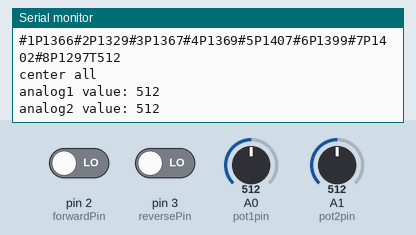
Simulated run of this sketch. Board: Arduino Mega 2560, built with avr-gcc and run on an emulated ATmega2560. Parts: the last lines printed to the serial monitor. The test bench sets the inputs (shaded band); at power-on: pin 2 (forwardPin) LOW, A0 (pot1pin) = 512, A1 (pot2pin) = 512, pin 3 (reversePin) LOW.

Above: at 4.2 s.
4.3 s: pin 2 (forwardPin) driven HIGH
5.9 s: A0 (pot1pin) set to 716
At 6.6 s:
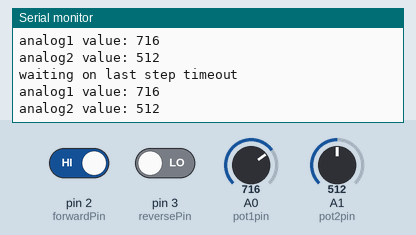
7.4 s: A1 (pot2pin) set to 716
At 8.4 s:
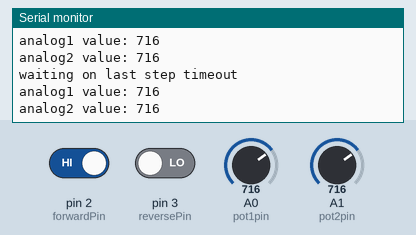
8.9 s: A0 (pot1pin) set to 900
Timing chart, 0 to 9.2 s (numbered marks = the images above; inputs shaded):
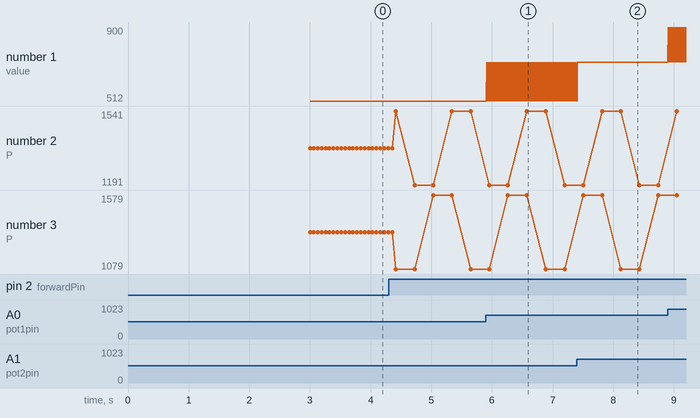

Measured:
- after the input at 5.9 s, the serial monitor: prints a new line at once (image 1)
- after the input at 7.4 s, the serial monitor: prints a new line at once (image 2)
- plotted number 2: 1366 → 1541 after the input at 4.3 s
- plotted number 3: 1329 → 1079 after the input at 4.3 s

The sketch:

SudoControlWalkerWithJoystick.ino
```cpp
/*
FORWARD DIRECTION, max speed ~180

//send 4 step movements
//forward walking, 4 steps
//                       elbo   leg    elbo   leg    elbo   leg    elbo   leg
SendServoCommandList("#1P1541#2P1579#3P1192#4P1119#5P1582#6P1149#7P1227#8P1547T250");//step 1
SendServoCommandList("#1P1541#2P1079#3P1192#4P1619#5P1582#6P1649#7P1227#8P1047T250");//step 2
SendServoCommandList("#1P1191#2P1079#3P1542#4P1619#5P1232#6P1649#7P1577#8P1047T250");//step 3
SendServoCommandList("#1P1191#2P1579#3P1542#4P1119#5P1232#6P1149#7P1577#8P1547T250");//step 4

0-1024 pot values
530-2340 max servo values

*/

int pot1pin = A0;  // analog pin used to connect the potentiometer
int pot2pin = A1;  // analog pin used to connect the potentiometer

int forwardPin = 2; //joystick pin for forward
int reversePin = 3; //joystick pin for reverse

//potentiometer values
int val;
int val2;

//legit centers
int centers[] = {1366,1329,1367,1369,1407,1399,1402,1297};

int vertical_sway = 200;
int horizontal_sway = 175;
int time_delay = 300;


boolean walkingForward = false;
boolean walkingReverse = false;
boolean changedDirection = false;


long lastStep;
int currentStep = 0;
String lastCommand;


int numberOfSteps = 4;
String steps[] = {"#1P1541#2P1579#3P1192#4P1119#5P1582#6P1149#7P1227#8P1547T250",
                  "#1P1541#2P1079#3P1192#4P1619#5P1582#6P1649#7P1227#8P1047T250",
                  "#1P1191#2P1079#3P1542#4P1619#5P1232#6P1649#7P1577#8P1047T250",
                  "#1P1191#2P1579#3P1542#4P1119#5P1232#6P1149#7P1577#8P1547T250"};


void setup() {
  pinMode(forwardPin, INPUT);
  pinMode(reversePin, INPUT);

  pinMode(pot1pin, INPUT);  // backbone servos controller
  pinMode(pot2pin, INPUT);  // leg servo controller

  Serial.begin(115200);// COM7 USB
  Serial1.begin(9600);// USC32 Servo Control Board

  Serial.println("MilliWalker with Joystick started");

  delay(3000);
}


// the loop routine runs over and over again forever:
void loop() {

  // reads the value of the potentiometer (value between 0 and 1023)
  val = analogRead(pot1pin);
  val2 = analogRead(pot2pin);

  // show analog values
  Serial.print("analog1 value: ");
  Serial.println(val);

  Serial.print("analog2 value: ");
  Serial.println(val2);


  //********WALKING************


  //get joystick values from pins
  walkingForward = digitalRead(forwardPin);
  walkingReverse = digitalRead(reversePin);

  if(walkingForward){

    //has it been at least 300 millis
    if((millis()-lastStep)>300){
        //walk forward
        incrementSteps();
        SendCommand(steps[currentStep]);
        Serial.println("step forward: ");
        Serial.println(currentStep);
        lastStep = millis();
    }else{
        //announce waiting
        Serial.println("waiting on last step timeout");
    }
  }else if(walkingReverse){
      if((millis()-lastStep)>300){
        //go in reverse direction
        decrementSteps();
        SendCommand(steps[currentStep]);
        Serial.println("step reverse: ");
        Serial.println(currentStep);
        lastStep = millis();
      }else{
        //announce waiting
        Serial.println("waiting on last step timeout");
      }
    }else if(!walkingReverse&&!walkingForward){
      //center all servos
      SendServoCommandList(centers[0],centers[1],centers[2],centers[3],centers[4],centers[5],centers[6],centers[7],val);
      Serial.println("center all");
    }
}


void incrementSteps(){
  if(currentStep<(numberOfSteps - 1)){
    currentStep++;
  }else{
    currentStep = 0;
  }
}

void decrementSteps(){
  if(currentStep>0){
    currentStep--;
  }else{
    currentStep = (numberOfSteps - 1);
  }
}

void SendCommand(String command){
  Serial1.println(command);
  Serial.println(command);
}

void SendCommandWithSpeed(String command, int moveSpeed){
  Serial1.print(command);
  Serial1.print("T");
  Serial1.println(moveSpeed);


  Serial.print(command);
  Serial.print("T");
  Serial.println(moveSpeed);
}

void SendServoCommandList(int servo0,int servo1,int servo2,int servo3,int servo4,int servo5,int servo6,int servo7,int time_delay){

  //send to USC32 servo
  Serial1.print("#1P");
  Serial1.print(servo0);
  Serial1.print("#2P");
  Serial1.print(servo1);
  Serial1.print("#3P");
  Serial1.print(servo2);
  Serial1.print("#4P");
  Serial1.print(servo3);
  Serial1.print("#5P");
  Serial1.print(servo4);
  Serial1.print("#6P");
  Serial1.print(servo5);
  Serial1.print("#7P");
  Serial1.print(servo6);
  Serial1.print("#8P");
  Serial1.print(servo7);
  Serial1.print("T");
  Serial1.println(time_delay);

  //output to USB
  Serial.print("#1P");
  Serial.print(servo0);
  Serial.print("#2P");
  Serial.print(servo1);
  Serial.print("#3P");
  Serial.print(servo2);
  Serial.print("#4P");
  Serial.print(servo3);
  Serial.print("#5P");
  Serial.print(servo4);
  Serial.print("#6P");
  Serial.print(servo5);
  Serial.print("#7P");
  Serial.print(servo6);
  Serial.print("#8P");
  Serial.print(servo7);
  Serial.print("T");
  Serial.println(time_delay);

  //delay(time_delay);
}


void SendServoCommand(int pot_angle, int pot_angle2, int time_delay){
  //first segment responding to potentiometers
  int servo0 = map(pot_angle, 0, 1023, centers[0] + horizontal_sway, centers[0] - horizontal_sway); //horizontal_angle
  int servo1 = map(pot_angle2,0, 1023, centers[1] + vertical_sway, centers[1] - vertical_sway); //vertical_angle


  int servo2 = map(pot_angle, 0, 1023, centers[2] - horizontal_sway, centers[2] + horizontal_sway); //reverse_horizontal_angle
  int servo3 = map(pot_angle2,0, 1023, centers[3] - vertical_sway, centers[3] + vertical_sway); //reverse_vertical_angle

  int servo4 = map(pot_angle, 0, 1023, centers[4] + horizontal_sway, centers[4] - horizontal_sway); //horizontal_angle
  int servo5 = map(pot_angle2,0, 1023, centers[5] + vertical_sway, centers[5] - vertical_sway); //vertical_angle

  int servo6 = map(pot_angle, 0, 1023, centers[6] - horizontal_sway, centers[6] + horizontal_sway); //reverse_horizontal_angle
  int servo7 = map(pot_angle2,0, 1023, centers[7] - vertical_sway, centers[7] + vertical_sway); //reverse_vertical_angle

  //send to USC32 servo
  Serial1.print("#1P");
  Serial1.print(servo0);
  Serial1.print("#2P");
  Serial1.print(servo1);
  Serial1.print("#3P");
  Serial1.print(servo2);
  Serial1.print("#4P");
  Serial1.print(servo3);
  Serial1.print("#5P");
  Serial1.print(servo4);
  Serial1.print("#6P");
  Serial1.print(servo5);
  Serial1.print("#7P");
  Serial1.print(servo6);
  Serial1.print("#8P");
  Serial1.print(servo7);
  Serial1.print("T");
  Serial1.println(time_delay);

  //output to USB
  Serial.print("#1P");
  Serial.print(servo0);
  Serial.print("#2P");
  Serial.print(servo1);
  Serial.print("#3P");
  Serial.print(servo2);
  Serial.print("#4P");
  Serial.print(servo3);
  Serial.print("#5P");
  Serial.print(servo4);
  Serial.print("#6P");
  Serial.print(servo5);
  Serial.print("#7P");
  Serial.print(servo6);
  Serial.print("#8P");
  Serial.print(servo7);
  Serial.print("T");
  Serial.println(time_delay);

  delay(time_delay);
}


int GetServoValueFromServoNumberAndStep(int legStep, int servo){
  /*
FORWARD DIRECTION, max speed ~180

//send 4 step movements
//forward walking, 4 steps
//                       elbo   leg    elbo   leg    elbo   leg    elbo   leg
SendServoCommandList("#1P1541#2P1579#3P1192#4P1119#5P1582#6P1149#7P1227#8P1547T250");//step 1
SendServoCommandList("#1P1541#2P1079#3P1192#4P1619#5P1582#6P1649#7P1227#8P1047T250");//step 2
SendServoCommandList("#1P1191#2P1079#3P1542#4P1619#5P1232#6P1649#7P1577#8P1047T250");//step 3
SendServoCommandList("#1P1191#2P1579#3P1542#4P1119#5P1232#6P1149#7P1577#8P1547T250");//step 4

0-1024 pot values
530-2340 max servo values

*/
  return 0;


}
```
